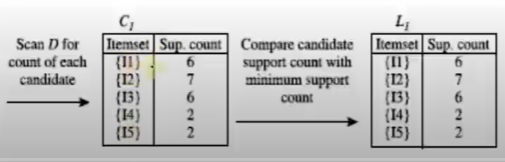
#> input picture Machine Learning/Association Rule/Apriori/images/c1l1.png, 505 x 162 px, given in place of dist.png, which was not available
$ jupyter execute agglomerative.ipynb   (text cells are left out)
#> lines starting #> are read from the running program, lines starting #| are printed output that depends on the picture; pictures that were not available may be replaced by others from this repository, and a replacement may not be noted
[cell 1]
from PIL import Image
from IPython.display import display

img = Image.open('images/dist.png')
#> img is the input picture: PIL image 505x162 RGBA; mean R, G, B, A 196.4, 196.3, 196, 255
new_image = img.resize((900, 470))
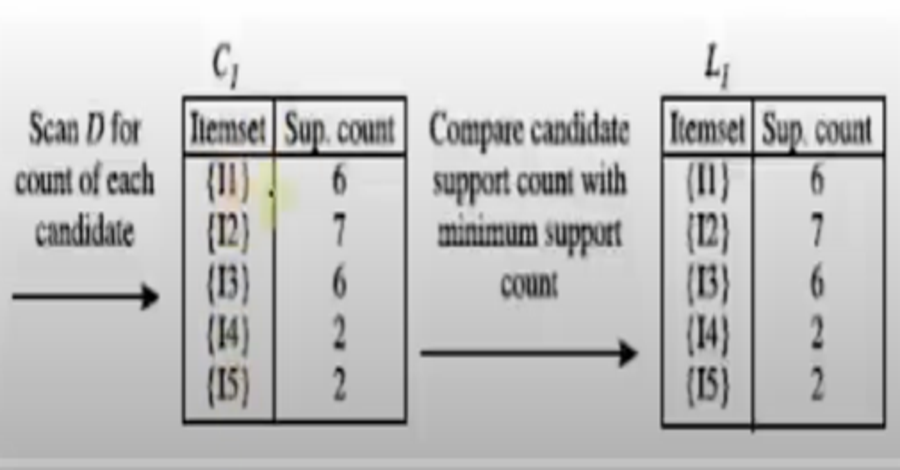
#> new_image: PIL image 900x470 RGBA; mean R, G, B, A 196.4, 196.3, 196, 255
display(new_image)

[cell 2]
from PIL import Image
from IPython.display import display

img = Image.open('images/agnes.jpg')
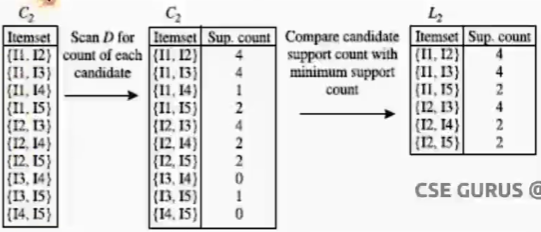
#> input picture Machine Learning/Association Rule/Apriori/images/c2l2.png, 541 x 232 px, given in place of agnes.jpg, which was not available
#> img is the input picture: PIL image 541x232 RGBA; mean R, G, B, A 224.9, 224.8, 224.7, 255
new_image = img.resize((900, 450))
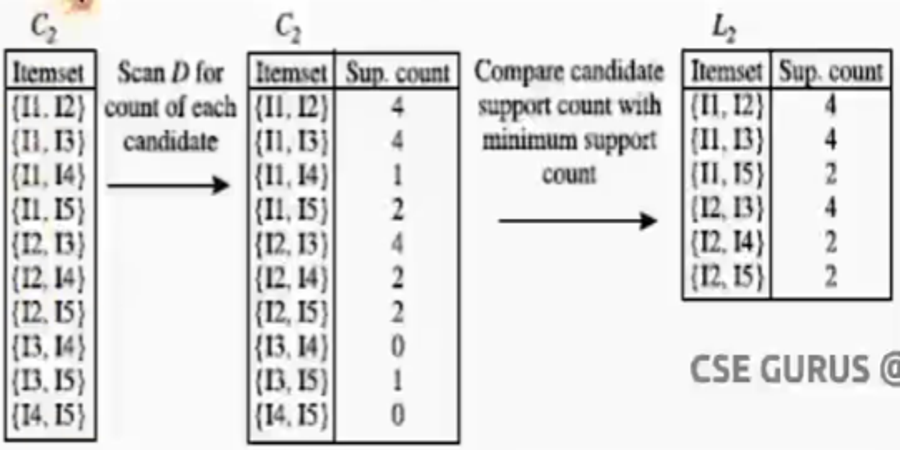
#> new_image: PIL image 900x450 RGBA; mean R, G, B, A 224.9, 224.8, 224.7, 255
display(new_image)

[cell 3]
from PIL import Image
from IPython.display import display

img = Image.open('images/dendogram.png')
new_image = img.resize((550, 400))
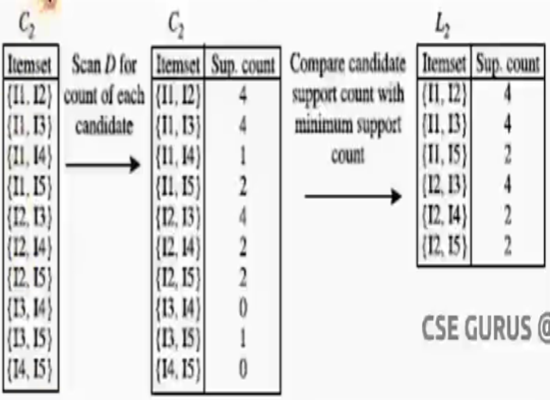
#> new_image: PIL image 550x400 RGBA; mean R, G, B, A 224.9, 224.8, 224.7, 255
display(new_image)

[cell 4]
from PIL import Image
from IPython.display import display

img = Image.open('images/threshold.png')
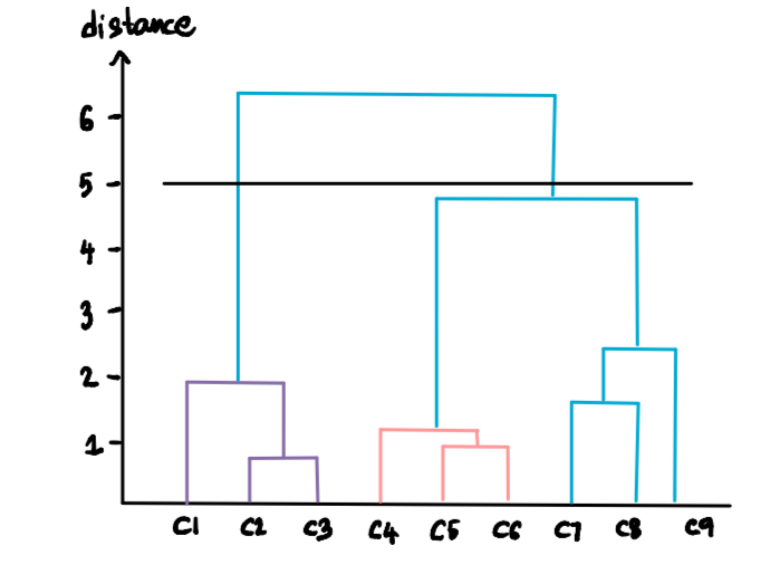
#> input picture Machine Learning/Clustering/Hierarichal-based/AGNES/images/threshold.png, 777 x 578 px
#> img is the input picture: PIL image 777x578 RGB; mean R, G, B 244.7, 246.6, 247.4
new_image = img.resize((550, 450))
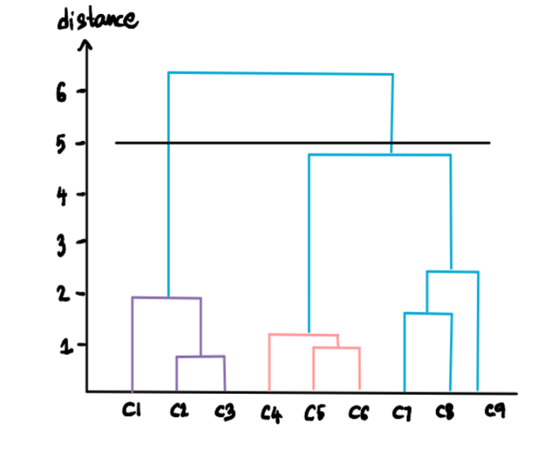
#> new_image: PIL image 550x450 RGB; mean R, G, B 244.7, 246.6, 247.4
display(new_image)
